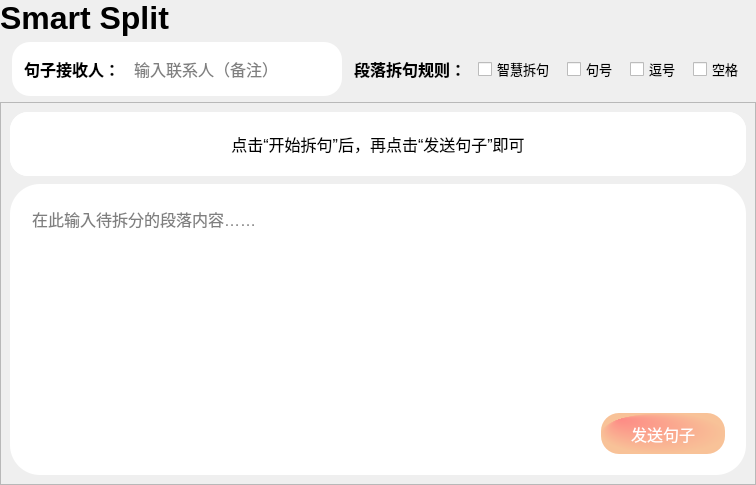
            <widget class="QWidget" name="page_2">
             <layout class="QHBoxLayout" name="horizontalLayout_211">
              <property name="spacing">
               <number>0</number>
              </property>
              <property name="leftMargin">
               <number>0</number>
              </property>
              <property name="topMargin">
               <number>0</number>
              </property>
              <property name="rightMargin">
               <number>0</number>
              </property>
              <property name="bottomMargin">
               <number>0</number>
              </property>
              <item>
               <widget class="QWidget" name="verticalWidget_3" native="true">
                <property name="sizePolicy">
                 <sizepolicy hsizetype="Expanding" vsizetype="Expanding">
                  <horstretch>0</horstretch>
                  <verstretch>0</verstretch>
                 </sizepolicy>
                </property>
                <layout class="QVBoxLayout" name="verticalLayout_12" stretch="0,0,0">
                 <property name="spacing">
                  <number>0</number>
                 </property>
                 <property name="leftMargin">
                  <number>0</number>
                 </property>
                 <property name="topMargin">
                  <number>0</number>
                 </property>
                 <property name="rightMargin">
                  <number>0</number>
                 </property>
                 <property name="bottomMargin">
                  <number>0</number>
                 </property>
                 <item>
                  <widget class="QLabel" name="Split_Title">
                   <property name="font">
                    <font>
                     <pointsize>24</pointsize>
                     <bold>true</bold>
                    </font>
                   </property>
                   <property name="text">
                    <string>Smart Split</string>
                   </property>
                  </widget>
                 </item>
                 <item>
                  <layout class="QHBoxLayout" name="horizontalLayout_18">
                   <property name="spacing">
                    <number>12</number>
                   </property>
                   <property name="leftMargin">
                    <number>12</number>
                   </property>
                   <property name="topMargin">
                    <number>6</number>
                   </property>
                   <property name="rightMargin">
                    <number>12</number>
                   </property>
                   <property name="bottomMargin">
                    <number>6</number>
                   </property>
                   <item>
                    <widget class="QFrame" name="frame_46">
                     <property name="sizePolicy">
                      <sizepolicy hsizetype="Preferred" vsizetype="Preferred">
                       <horstretch>0</horstretch>
                       <verstretch>0</verstretch>
                      </sizepolicy>
                     </property>
                     <property name="minimumSize">
                      <size>
                       <width>330</width>
                       <height>54</height>
                      </size>
                     </property>
                     <property name="maximumSize">
                      <size>
                       <width>16777215</width>
                       <height>16777215</height>
                      </size>
                     </property>
                     <property name="styleSheet">
                      <string notr="true">background-color: rgb(255, 255, 255);
border-radius:18px</string>
                     </property>
                     <property name="frameShape">
                      <enum>QFrame::StyledPanel</enum>
                     </property>
                     <property name="frameShadow">
                      <enum>QFrame::Raised</enum>
                     </property>
                     <layout class="QHBoxLayout" name="horizontalLayout_15">
                      <property name="spacing">
                       <number>12</number>
                      </property>
                      <property name="leftMargin">
                       <number>12</number>
                      </property>
                      <property name="topMargin">
                       <number>0</number>
                      </property>
                      <property name="rightMargin">
                       <number>12</number>
                      </property>
                      <property name="bottomMargin">
                       <number>0</number>
                      </property>
                      <item>
                       <widget class="QLabel" name="label_4">
                        <property name="font">
                         <font>
                          <pointsize>12</pointsize>
                          <bold>true</bold>
                         </font>
                        </property>
                        <property name="text">
                         <string>句子接收人：</string>
                        </property>
                       </widget>
                      </item>
                      <item>
                       <widget class="QLineEdit" name="SplitReceiver_lineEdit">
                        <property name="minimumSize">
                         <size>
                          <width>0</width>
                          <height>32</height>
                         </size>
                        </property>
                        <property name="font">
                         <font>
                          <pointsize>12</pointsize>
                         </font>
                        </property>
                        <property name="styleSheet">
                         <string notr="true">border:none;</string>
                        </property>
                        <property name="placeholderText">
                         <string>输入联系人（备注）</string>
                        </property>
                       </widget>
                      </item>
                     </layout>
                    </widget>
                   </item>
                   <item>
                    <layout class="QHBoxLayout" name="horizontalLayout_16">
                     <property name="spacing">
                      <number>12</number>
                     </property>
                     <item>
                      <widget class="QLabel" name="label_10">
                       <property name="font">
                        <font>
                         <pointsize>12</pointsize>
                         <bold>true</bold>
                        </font>
                       </property>
                       <property name="styleSheet">
                        <string notr="true">background-color: transparent;</string>
                       </property>
                       <property name="text">
                        <string>段落拆句规则：</string>
                       </property>
                      </widget>
                     </item>
                     <item>
                      <widget class="QCheckBox" name="checkBox_Ai">
                       <property name="font">
                        <font>
                         <pointsize>10</pointsize>
                        </font>
                       </property>
                       <property name="text">
                        <string>智慧拆句</string>
                       </property>
                       <property name="icon">
                        <iconset>
                         <normaloff>:/buttom/img/buttom/F6_f-six-key.svg</normaloff>:/buttom/img/buttom/F6_f-six-key.svg</iconset>
                       </property>
                      </widget>
                     </item>
                     <item>
                      <widget class="QCheckBox" name="checkBox_period">
                       <property name="font">
                        <font>
                         <pointsize>10</pointsize>
                        </font>
                       </property>
                       <property name="text">
                        <string>句号</string>
                       </property>
                      </widget>
                     </item>
                     <item>
                      <widget class="QCheckBox" name="checkBox_comma">
                       <property name="font">
                        <font>
                         <pointsize>10</pointsize>
                        </font>
                       </property>
                       <property name="text">
                        <string>逗号</string>
                       </property>
                      </widget>
                     </item>
                     <item>
                      <widget class="QCheckBox" name="checkBox_Space">
                       <property name="font">
                        <font>
                         <pointsize>10</pointsize>
                        </font>
                       </property>
                       <property name="text">
                        <string>空格</string>
                       </property>
                      </widget>
                     </item>
                    </layout>
                   </item>
                  </layout>
                 </item>
                 <item>
                  <layout class="QHBoxLayout" name="horizontalLayout_97" stretch="1">
                   <property name="spacing">
                    <number>1</number>
                   </property>
                   <item>
                    <widget class="QFrame" name="frame_47">
                     <property name="styleSheet">
                      <string notr="true"/>
                     </property>
                     <property name="frameShape">
                      <enum>QFrame::StyledPanel</enum>
                     </property>
                     <property name="frameShadow">
                      <enum>QFrame::Raised</enum>
                     </property>
                     <layout class="QVBoxLayout" name="verticalLayout_94" stretch="1,9">
                      <property name="spacing">
                       <number>8</number>
                      </property>
                      <item>
                       <widget class="QWidget" name="widget_87" native="true">
                        <property name="minimumSize">
                         <size>
                          <width>361</width>
                          <height>64</height>
                         </size>
                        </property>
                        <property name="maximumSize">
                         <size>
                          <width>176666</width>
                          <height>17666</height>
                         </size>
                        </property>
                        <property name="styleSheet">
                         <string notr="true">background-color: rgb(255, 255, 255);
border-radius:18px</string>
                        </property>
                        <layout class="QHBoxLayout" name="horizontalLayout_110">
                         <property name="spacing">
                          <number>0</number>
                         </property>
                         <property name="leftMargin">
                          <number>0</number>
                         </property>
                         <property name="topMargin">
                          <number>0</number>
                         </property>
                         <property name="rightMargin">
                          <number>0</number>
                         </property>
                         <property name="bottomMargin">
                          <number>0</number>
                         </property>
                         <item>
                          <layout class="QVBoxLayout" name="verticalLayout_95">
                           <property name="spacing">
                            <number>0</number>
                           </property>
                           <item>
                            <widget class="QLabel" name="label_145">
                             <property name="font">
                              <font>
                               <bold>true</bold>
                              </font>
                             </property>
                             <property name="text">
                              <string>&lt;html&gt;&lt;head/&gt;&lt;body&gt;&lt;p align=&quot;center&quot;&gt;&lt;span style=&quot; font-size:12pt; font-weight:400;&quot;&gt;点击“开始拆句”后，再点击“发送句子”即可&lt;/span&gt;&lt;/p&gt;&lt;/body&gt;&lt;/html&gt;</string>
                             </property>
                             <property name="alignment">
                              <set>Qt::AlignCenter</set>
                             </property>
                            </widget>
                           </item>
                          </layout>
                         </item>
                        </layout>
                       </widget>
                      </item>
                      <item>
                       <widget class="QFrame" name="frame_48">
                        <property name="styleSheet">
                         <string notr="true">QFrame{
	background-color: rgb(255, 255, 255);
border:0px solid red;
border-radius:30px
}</string>
                        </property>
                        <property name="frameShape">
                         <enum>QFrame::StyledPanel</enum>
                        </property>
                        <property name="frameShadow">
                         <enum>QFrame::Raised</enum>
                        </property>
                        <layout class="QVBoxLayout" name="verticalLayout_96" stretch="1,0">
                         <property name="spacing">
                          <number>12</number>
                         </property>
                         <item>
                          <widget class="QFrame" name="frame_49">
                           <property name="styleSheet">
                            <string notr="true"/>
                           </property>
                           <property name="frameShape">
                            <enum>QFrame::StyledPanel</enum>
                           </property>
                           <property name="frameShadow">
                            <enum>QFrame::Raised</enum>
                           </property>
                           <layout class="QVBoxLayout" name="verticalLayout_97">
                            <property name="spacing">
                             <number>0</number>
                            </property>
                            <property name="leftMargin">
                             <number>0</number>
                            </property>
                            <property name="topMargin">
                             <number>4</number>
                            </property>
                            <property name="rightMargin">
                             <number>0</number>
                            </property>
                            <property name="bottomMargin">
                             <number>0</number>
                            </property>
                            <item>
                             <widget class="QTextEdit" name="textEdit_2">
                              <property name="font">
                               <font>
                                <pointsize>12</pointsize>
                               </font>
                              </property>
                              <property name="styleSheet">
                               <string notr="true">    margin-left:3px;
    border: 2px solid qlineargradient(x1: 0, y1: 0, x2: 1, y2: 1,
                                      stop: 0.4 rgb(133, 77, 255), stop: 1 rgb(180, 120, 255));
    border-radius: 18px;
    padding: 6px; </string>
                              </property>
                              <property name="placeholderText">
                               <string>在此输入待拆分的段落内容……</string>
                              </property>
                             </widget>
                            </item>
                           </layout>
                          </widget>
                         </item>
                         <item>
                          <widget class="QFrame" name="frame_58">
                           <property name="frameShape">
                            <enum>QFrame::StyledPanel</enum>
                           </property>
                           <property name="frameShadow">
                            <enum>QFrame::Raised</enum>
                           </property>
                           <layout class="QHBoxLayout" name="horizontalLayout_122">
                            <item>
                             <widget class="QPushButton" name="pushButton_split">
                              <property name="minimumSize">
                               <size>
                                <width>130</width>
                                <height>47</height>
                               </size>
                              </property>
                              <property name="styleSheet">
                               <string notr="true">QPushButton {  
    margin: 3px;
    color: white;
    background-color: qradialgradient(  
        cx: 0.5, cy: 0.5, radius: 0.5,  
        fx: 0.1, fy: 0.1,  
        stop: 0 rgb(100, 80, 200),  
        stop: 1 rgb(162, 129, 247)  
    );  
    border-radius: 18px;
    padding: 8px 16px;
    box-shadow: 0 4px 8px rgba(0, 0, 0, 0.1);
    font-size: 16px;
}

QPushButton:hover {  
    background-color: qradialgradient(  
        cx: 0.5, cy: 0.5, radius: 0.5,  
        fx: 0.1, fy: 0.1,  
        stop: 0 rgb(120, 96, 224),  
        stop: 1 rgb(184, 153, 255)  
    );  
    box-shadow: 0 4px 12px rgba(0, 0, 0, 0.2);
}

QPushButton:pressed {  
    background-color: qradialgradient(  
        cx: 0.5, cy: 0.5, radius: 0.5,  
        fx: 0.1, fy: 0.1,  
        stop: 0 rgb(80, 64, 176),  
        stop: 1 rgb(144, 117, 223)  
    );  
    box-shadow: inset 0 4px 8px rgba(0, 0, 0, 0.1);
}</string>
                              </property>
                              <property name="text">
                               <string>开始拆句</string>
                              </property>
                             </widget>
                            </item>
                            <item>
                             <spacer name="horizontalSpacer_5">
                              <property name="orientation">
                               <enum>Qt::Horizontal</enum>
                              </property>
                              <property name="sizeHint" stdset="0">
                               <size>
                                <width>34</width>
                                <height>20</height>
                               </size>
                              </property>
                             </spacer>
                            </item>
                            <item>
                             <widget class="QPushButton" name="pushButton_startSplit">
                              <property name="sizePolicy">
                               <sizepolicy hsizetype="Preferred" vsizetype="Preferred">
                                <horstretch>0</horstretch>
                                <verstretch>0</verstretch>
                               </sizepolicy>
                              </property>
                              <property name="minimumSize">
                               <size>
                                <width>130</width>
                                <height>47</height>
                               </size>
                              </property>
                              <property name="styleSheet">
                               <string notr="true">QPushButton {  
    margin: 3px;
    color: white;
    background-color: qradialgradient(cx:0.5, cy:0.5, radius:0.5, fx:0.1, fy:0.1, stop:0 rgb(253, 139, 133), stop:1 rgb(248, 194, 152));
    border-radius: 18px;
    padding: 8px 16px;
    box-shadow: 0 4px 8px rgba(0, 0, 0, 0.1);
    font-size: 16px;
}

QPushButton:hover {  
    background-color: qradialgradient(cx:0.5, cy:0.5, radius:0.5, fx:0.1, fy:0.1, stop:0 rgb(255, 149, 143), stop:1 rgb(253, 204, 162));
    box-shadow: 0 4px 12px rgba(0, 0, 0, 0.2);
}

QPushButton:pressed {  
    background-color: qradialgradient(cx:0.5, cy:0.5, radius:0.5, fx:0.1, fy:0.1, stop:0 rgb(251, 134, 128), stop:1 rgb(245, 184, 147));
    box-shadow: inset 0 4px 8px rgba(0, 0, 0, 0.1);
}</string>
                              </property>
                              <property name="text">
                               <string>发送句子</string>
                              </property>
                             </widget>
                            </item>
                           </layout>
                          </widget>
                         </item>
                        </layout>
                       </widget>
                      </item>
                     </layout>
                    </widget>
                   </item>
                  </layout>
                 </item>
                </layout>
               </widget>
              </item>
             </layout>
            </widget>
